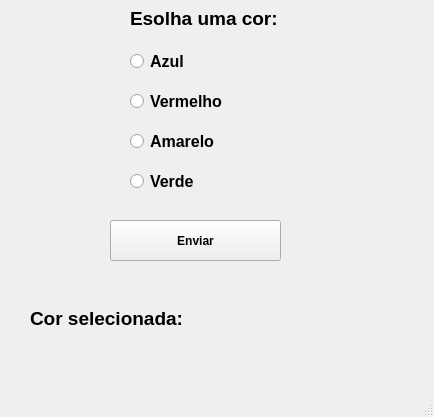
<?xml version="1.0" encoding="UTF-8"?>
<ui version="4.0">
 <class>MainWindow</class>
 <widget class="QMainWindow" name="MainWindow">
  <property name="geometry">
   <rect>
    <x>0</x>
    <y>0</y>
    <width>434</width>
    <height>417</height>
   </rect>
  </property>
  <property name="windowTitle">
   <string>Exemplo com RadioButton</string>
  </property>
  <widget class="QWidget" name="centralwidget">
   <widget class="QRadioButton" name="radioButton">
    <property name="geometry">
     <rect>
      <x>130</x>
      <y>50</y>
      <width>161</width>
      <height>22</height>
     </rect>
    </property>
    <property name="font">
     <font>
      <pointsize>12</pointsize>
      <weight>75</weight>
      <bold>true</bold>
     </font>
    </property>
    <property name="text">
     <string>Azul</string>
    </property>
   </widget>
   <widget class="QRadioButton" name="radioButton_2">
    <property name="geometry">
     <rect>
      <x>130</x>
      <y>90</y>
      <width>161</width>
      <height>22</height>
     </rect>
    </property>
    <property name="font">
     <font>
      <pointsize>12</pointsize>
      <weight>75</weight>
      <bold>true</bold>
     </font>
    </property>
    <property name="text">
     <string>Vermelho</string>
    </property>
   </widget>
   <widget class="QRadioButton" name="radioButton_3">
    <property name="geometry">
     <rect>
      <x>130</x>
      <y>130</y>
      <width>161</width>
      <height>22</height>
     </rect>
    </property>
    <property name="font">
     <font>
      <pointsize>12</pointsize>
      <weight>75</weight>
      <bold>true</bold>
     </font>
    </property>
    <property name="text">
     <string>Amarelo</string>
    </property>
   </widget>
   <widget class="QRadioButton" name="radioButton_4">
    <property name="geometry">
     <rect>
      <x>130</x>
      <y>170</y>
      <width>161</width>
      <height>22</height>
     </rect>
    </property>
    <property name="font">
     <font>
      <pointsize>12</pointsize>
      <weight>75</weight>
      <bold>true</bold>
     </font>
    </property>
    <property name="text">
     <string>Verde</string>
    </property>
   </widget>
   <widget class="QLabel" name="label">
    <property name="geometry">
     <rect>
      <x>130</x>
      <y>10</y>
      <width>191</width>
      <height>17</height>
     </rect>
    </property>
    <property name="font">
     <font>
      <pointsize>14</pointsize>
      <weight>75</weight>
      <bold>true</bold>
     </font>
    </property>
    <property name="text">
     <string>Esolha uma cor:</string>
    </property>
   </widget>
   <widget class="QLabel" name="label_2">
    <property name="geometry">
     <rect>
      <x>30</x>
      <y>310</y>
      <width>191</width>
      <height>17</height>
     </rect>
    </property>
    <property name="font">
     <font>
      <pointsize>14</pointsize>
      <weight>75</weight>
      <bold>true</bold>
     </font>
    </property>
    <property name="text">
     <string>Cor selecionada:</string>
    </property>
   </widget>
   <widget class="QPushButton" name="pushButton">
    <property name="geometry">
     <rect>
      <x>110</x>
      <y>220</y>
      <width>171</width>
      <height>41</height>
     </rect>
    </property>
    <property name="font">
     <font>
      <weight>75</weight>
      <bold>true</bold>
     </font>
    </property>
    <property name="text">
     <string>Enviar</string>
    </property>
   </widget>
  </widget>
  <widget class="QMenuBar" name="menubar">
   <property name="geometry">
    <rect>
     <x>0</x>
     <y>0</y>
     <width>434</width>
     <height>25</height>
    </rect>
   </property>
  </widget>
  <widget class="QStatusBar" name="statusbar"/>
 </widget>
 <resources/>
 <connections/>
</ui>
